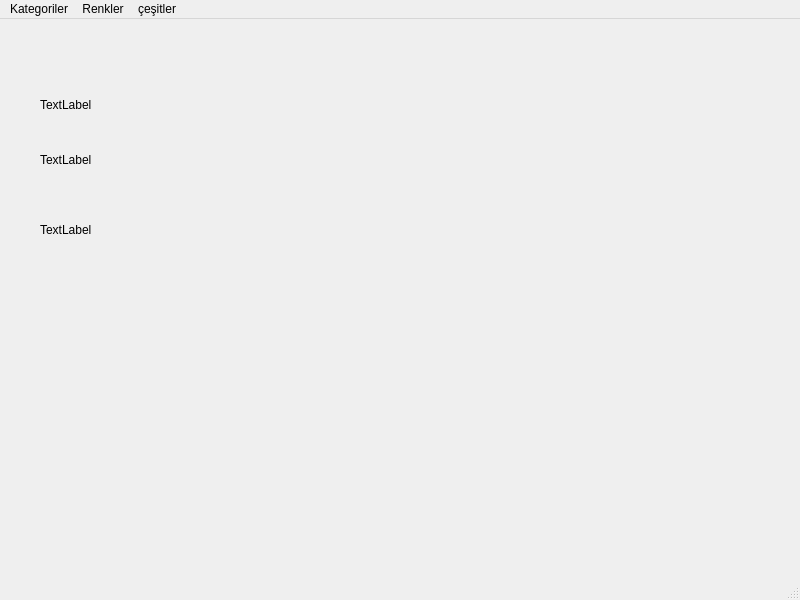
<?xml version="1.0" encoding="UTF-8"?>
<ui version="4.0">
 <class>MainWindow</class>
 <widget class="QMainWindow" name="MainWindow">
  <property name="geometry">
   <rect>
    <x>0</x>
    <y>0</y>
    <width>800</width>
    <height>600</height>
   </rect>
  </property>
  <property name="windowTitle">
   <string>MainWindow</string>
  </property>
  <widget class="QWidget" name="centralwidget">
   <widget class="QLabel" name="label">
    <property name="geometry">
     <rect>
      <x>40</x>
      <y>60</y>
      <width>191</width>
      <height>51</height>
     </rect>
    </property>
    <property name="text">
     <string>TextLabel</string>
    </property>
   </widget>
   <widget class="QLabel" name="label_2">
    <property name="geometry">
     <rect>
      <x>40</x>
      <y>120</y>
      <width>141</width>
      <height>41</height>
     </rect>
    </property>
    <property name="text">
     <string>TextLabel</string>
    </property>
   </widget>
   <widget class="QLabel" name="label_3">
    <property name="geometry">
     <rect>
      <x>40</x>
      <y>180</y>
      <width>181</width>
      <height>61</height>
     </rect>
    </property>
    <property name="text">
     <string>TextLabel</string>
    </property>
   </widget>
  </widget>
  <widget class="QMenuBar" name="menubar">
   <property name="geometry">
    <rect>
     <x>0</x>
     <y>0</y>
     <width>800</width>
     <height>21</height>
    </rect>
   </property>
   <widget class="QMenu" name="menuKategoriler">
    <property name="title">
     <string>Kategoriler</string>
    </property>
    <widget class="QMenu" name="menuKategori1">
     <property name="title">
      <string>Kategori1</string>
     </property>
     <addaction name="actionKategori11"/>
     <addaction name="actionKategori12"/>
     <addaction name="actionKategori13"/>
    </widget>
    <widget class="QMenu" name="menuKategori2">
     <property name="title">
      <string>Kategori2</string>
     </property>
     <addaction name="actionKategori21"/>
     <addaction name="actionKategori22"/>
     <addaction name="actionKategori23"/>
    </widget>
    <widget class="QMenu" name="menuKategori3">
     <property name="title">
      <string>Kategori3</string>
     </property>
     <addaction name="actionKategori31"/>
     <addaction name="actionKategori32"/>
     <addaction name="actionKategori33"/>
    </widget>
    <addaction name="menuKategori1"/>
    <addaction name="menuKategori2"/>
    <addaction name="menuKategori3"/>
    <addaction name="separator"/>
    <addaction name="actionYen"/>
   </widget>
   <widget class="QMenu" name="menuRenkler">
    <property name="title">
     <string>Renkler</string>
    </property>
   </widget>
   <widget class="QMenu" name="menu_e_itler">
    <property name="title">
     <string>çeşitler</string>
    </property>
   </widget>
   <addaction name="menuKategoriler"/>
   <addaction name="menuRenkler"/>
   <addaction name="menu_e_itler"/>
  </widget>
  <widget class="QStatusBar" name="statusbar"/>
  <action name="actionKategori11">
   <property name="icon">
    <iconset>
     <normaloff>../../../../../../Downloads/check.png</normaloff>../../../../../../Downloads/check.png</iconset>
   </property>
   <property name="text">
    <string>Kategori 1.1</string>
   </property>
   <property name="shortcut">
    <string>Ctrl+D</string>
   </property>
  </action>
  <action name="actionKategori12">
   <property name="icon">
    <iconset>
     <normaloff>../../../../../../Downloads/check.png</normaloff>../../../../../../Downloads/check.png</iconset>
   </property>
   <property name="text">
    <string>Kategori1.2</string>
   </property>
   <property name="shortcut">
    <string>Ctrl+E</string>
   </property>
  </action>
  <action name="actionKategori13">
   <property name="icon">
    <iconset>
     <normaloff>../../../../../../Downloads/check.png</normaloff>../../../../../../Downloads/check.png</iconset>
   </property>
   <property name="text">
    <string>Kategori1.3</string>
   </property>
   <property name="shortcut">
    <string>Ctrl+E</string>
   </property>
  </action>
  <action name="actionKategori21">
   <property name="icon">
    <iconset>
     <normaloff>../../../../../../Downloads/check.png</normaloff>../../../../../../Downloads/check.png</iconset>
   </property>
   <property name="text">
    <string>Kategori2.1</string>
   </property>
   <property name="shortcut">
    <string>Ctrl+F</string>
   </property>
  </action>
  <action name="actionKategori22">
   <property name="icon">
    <iconset>
     <normaloff>../../../../../../Downloads/check.png</normaloff>../../../../../../Downloads/check.png</iconset>
   </property>
   <property name="text">
    <string>Kategori2.2</string>
   </property>
   <property name="shortcut">
    <string>Ctrl+G</string>
   </property>
  </action>
  <action name="actionKategori23">
   <property name="icon">
    <iconset>
     <normaloff>../../../../../../Downloads/check.png</normaloff>../../../../../../Downloads/check.png</iconset>
   </property>
   <property name="text">
    <string>Kategori2.3</string>
   </property>
   <property name="shortcut">
    <string>Ctrl+B</string>
   </property>
  </action>
  <action name="actionKategori31">
   <property name="icon">
    <iconset>
     <normaloff>../../../../../../Downloads/check.png</normaloff>../../../../../../Downloads/check.png</iconset>
   </property>
   <property name="text">
    <string>Kategori3.1</string>
   </property>
  </action>
  <action name="actionKategori32">
   <property name="icon">
    <iconset>
     <normaloff>../../../../../../Downloads/check.png</normaloff>../../../../../../Downloads/check.png</iconset>
   </property>
   <property name="text">
    <string>Kategori3.2</string>
   </property>
  </action>
  <action name="actionKategori33">
   <property name="icon">
    <iconset>
     <normaloff>../../../../../../Downloads/check.png</normaloff>../../../../../../Downloads/check.png</iconset>
   </property>
   <property name="text">
    <string>Kategori3.3</string>
   </property>
  </action>
  <action name="actionYen">
   <property name="text">
    <string>Yeni Kategoriler</string>
   </property>
  </action>
 </widget>
 <resources/>
 <connections/>
</ui>
